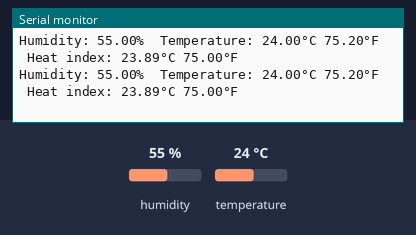
The sketch below on a simulated Arduino Uno, built with avr-gcc and run on an emulated ATmega328P. Shown: the last lines printed to the serial monitor. The inputs (shaded band) are chosen by the test bench; at power-on: humidity 55 %, temperature 24 °C.

Above: at 4.8 s.
4.9 s: humidity set to 22 %
At 7.5 s:
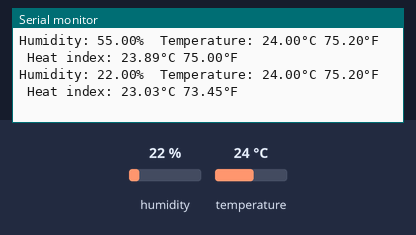
7.9 s: temperature set to 12 °C
At 9.3 s:
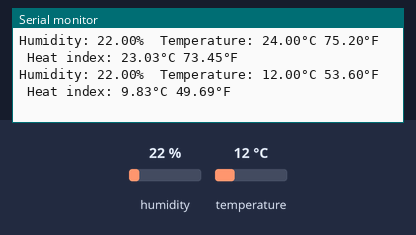
10.9 s: humidity set to 40 %
At 12.8 s:
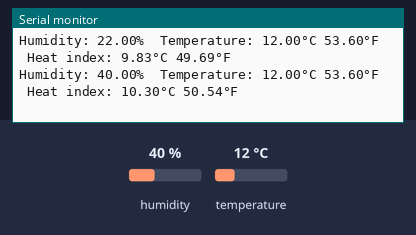
13.9 s: humidity set to 22 %
At 14.6 s:
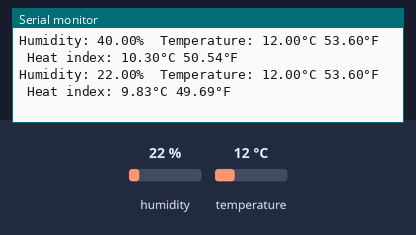
Timing chart, 0 to 16.9 s (numbered marks = the images above; inputs shaded):
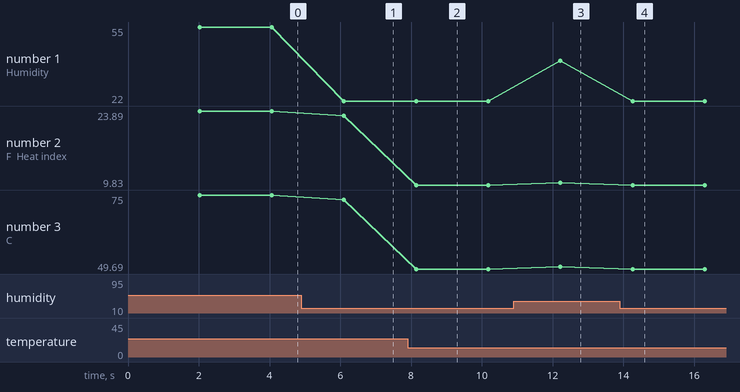

Measured:
- after the input at 4.9 s, the serial monitor: prints a new line after 1.2 s (image 1)
- after the input at 7.9 s, the serial monitor: prints a new line after 0.24 s (image 2)
- after the input at 10.9 s, the serial monitor: prints a new line after 1.3 s (image 3)
- after the input at 13.9 s, the serial monitor: prints a new line after 0.36 s (image 4)
- plotted number 1: 55 → 22 after the input at 4.9 s, 22 → 40 after the input at 10.9 s, 40 → 22 after the input at 13.9 s
- plotted number 2: 23.89 → 23.03 after the input at 4.9 s, 23.03 → 9.83 after the input at 7.9 s, 9.83 → 10.3 after the input at 10.9 s, 10.3 → 9.83 after the input at 13.9 s
- plotted number 3: 75 → 73.45 after the input at 4.9 s, 73.45 → 49.69 after the input at 7.9 s, 49.69 → 50.54 after the input at 10.9 s, 50.54 → 49.69 after the input at 13.9 s

The sketch:

TemperatureSensorTest.ino
```cpp
#include <DHT.h>

#define DHT_TYPE DHT11
#define DHT_PIN 2

DHT dht(DHT_PIN, DHT_TYPE);

void setup() {
  Serial.begin(9600);

  dht.begin();
}

void loop() {
  // Wait a few seconds between measurements.
  delay(2000);

  // Reading temperature or humidity takes about 250 milliseconds!
  // Sensor readings may also be up to 2 seconds 'old' (its a very slow sensor)
  float h = dht.readHumidity();
  // Read temperature as Celsius (the default)
  float t = dht.readTemperature();
  // Read temperature as Fahrenheit (isFahrenheit = true)
  float f = dht.readTemperature(true);

  // Check if any reads failed and exit early (to try again).
  if (isnan(h) || isnan(t) || isnan(f)) {
    Serial.println(F("Failed to read from DHT sensor!"));
    return;
  }

  // Compute heat index in Fahrenheit (the default)
  float hif = dht.computeHeatIndex(f, h);
  // Compute heat index in Celsius (isFahreheit = false)
  float hic = dht.computeHeatIndex(t, h, false);

  Serial.print(F("Humidity: "));
  Serial.print(h);
  Serial.print(F("%  Temperature: "));
  Serial.print(t);
  Serial.print(F("°C "));
  Serial.print(f);
  Serial.print(F("°F  Heat index: "));
  Serial.print(hic);
  Serial.print(F("°C "));
  Serial.print(hif);
  Serial.println(F("°F"));
}
```
